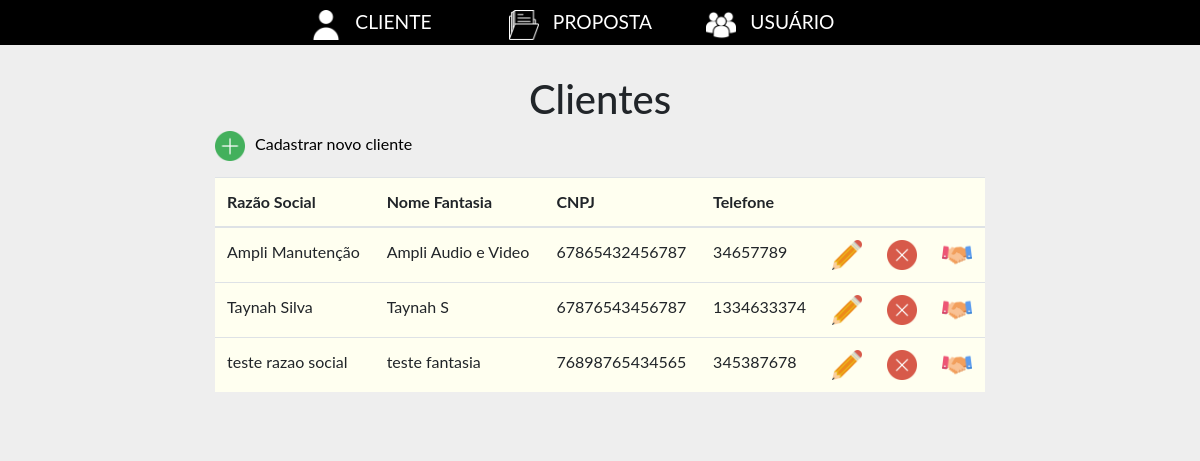
The app's page /lista_clientes.php with its own data.
### tables this page shows
CREATE TABLE `tb_cliente` (
  `cd_cliente` int(11) NOT NULL,
  `nm_razao_social` varchar(50) NOT NULL,
  `nm_fantasia` varchar(50) NOT NULL,
  `cnpj` varchar(14) NOT NULL,
  `endereco` varchar(50) NOT NULL,
  `email` varchar(50) NOT NULL,
  `telefone` varchar(15) NOT NULL,
  `nm_responsavel` varchar(60) NOT NULL,
  `cpf` varchar(15) NOT NULL,
  `celular` varchar(20) NOT NULL
);

### functions/listar_clientes.php (called while the page is built, shortened)
<?php
include('conexao.php');
$sql = "SELECT * FROM tb_cliente ORDER BY nm_razao_social";
$select = mysqli_query($con, $sql);
$cont = mysqli_num_rows($select);
if ($cont > 0){
	$x=0;
	while ($row = mysqli_fetch_assoc($select)) {
		$clientes[$x]['codigo'] = $row['cd_cliente'];
    	$clientes[$x]['nome'] = $row['nm_razao_social'];
    	$clientes[$x]['fantasia'] = $row['nm_fantasia'];
    	$clientes[$x]['cnpj'] = $row['cnpj'];
    	$clientes[$x]['telefone'] = $row['telefone'];
    	$x++;
	}
}
?>

### lista_clientes.php (the view, shortened to what this page needs)
<?php
include('menu.php');
include('functions/listar_clientes.php');
?>
<div class="conteudo">
	<h1>Clientes</h1>
	<div class="col-md-8 offset-md-2 cadastro">
		<p><a href="cadastro_cliente.php"><img class="icone" src="assets/images/novo.png">Cadastrar novo cliente</a></p>
	</div>
	<div class="lista_clientes tabe-responsive col-md-8 offset-md-2">
		<table class="table">
		  <thead>
		    <tr>
		      <th scope="col">Razão Social</th>
		      <th scope="col">Nome Fantasia</th>
		      <th scope="col">CNPJ</th>
		      <th scope="col">Telefone</th>
		      <th scope="col"></th>
		      <th scope="col"></th>
		      <th scope="col"></th>
		    </tr>
		  </thead>
		  <tbody>
		  	<?php
		  	if(isset($clientes)){
		  	foreach ($clientes as $cliente => $value) {
		  	?>
		    <tr>
		      <td><?php echo $value['nome'] ?></td>
		      <td><?php echo $value['fantasia'] ?></td>
		      <td><?php echo $value['cnpj'] ?></td>
		      <td><?php echo $value['telefone'] ?></td>
		      <td><a href="edicao_cliente.php?cod=<?php echo $value['codigo'] ?>"><img class="icone" src="assets/images/editar.png"></a></td>
		      <td class="delete-item" for="<?php echo $value['codigo'] ?>">
					<img class="icone" src="assets/images/delete.png">
				</td>
		      <td><a href="lista_propostas_cliente.php?cod=<?php echo $value['codigo'] ?>"><img class="icone" src="assets/images/proposta.png"></a></td>
		    </tr>
		    <?php
			}
			}
			?>
		  </tbody>
		</table>
	</div>
</div>
<div class="alert" role="alert" id="result"></div>
<?php
include('footer.php');
?>

### assets/css/style.css (style rules this page uses)
body { background-color: #eee; font-family: 'Lato', sans-serif; }

### lista_clientes.php (style rules this page uses)
.icone { width: 30px; height: 30px; }
h1 { text-align: center; padding-top: 30px; }
table { background-color: #FFFFF0; }
.cadastro p a { margin-right: 10px; text-decoration: none; color: #000; }
.cadastro img { margin-right: 10px; }

### records on screen
tb_cliente: nm_razao_social "Ampli Manutenção", nm_fantasia "Ampli Audio e Video", cnpj "67865432456787", telefone "34657789"
tb_cliente: nm_razao_social "Taynah Silva", nm_fantasia "Taynah S", cnpj "67876543456787", telefone "1334633374"
tb_cliente: nm_razao_social "teste razao social", nm_fantasia "teste fantasia", cnpj "76898765434565", telefone "345387678"
